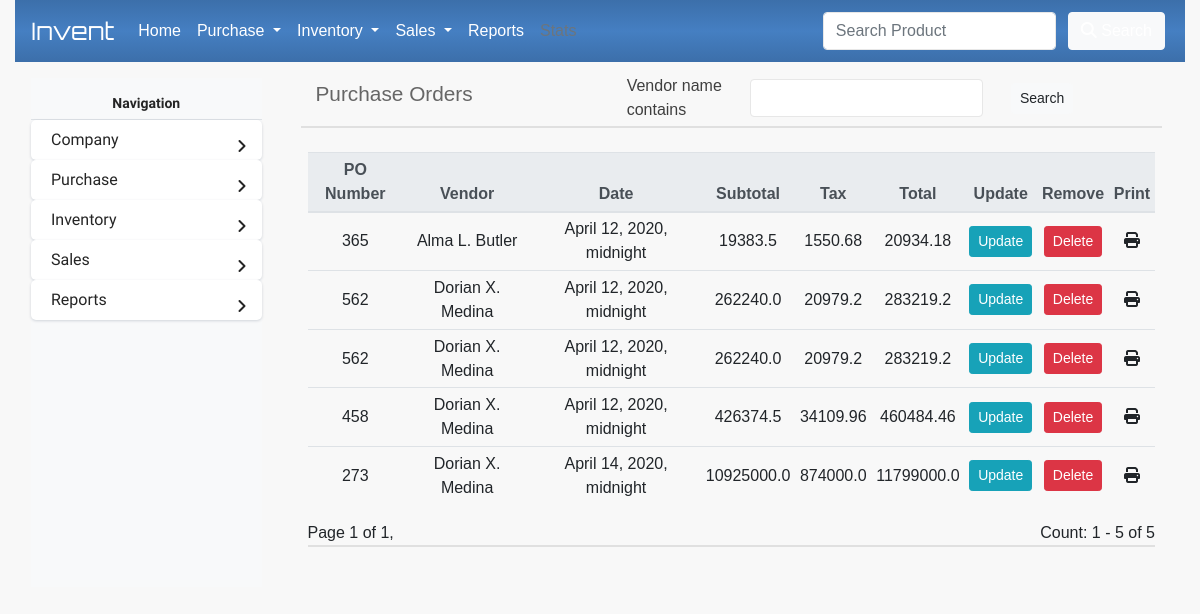
The app's page /purchase_orders/, older data.
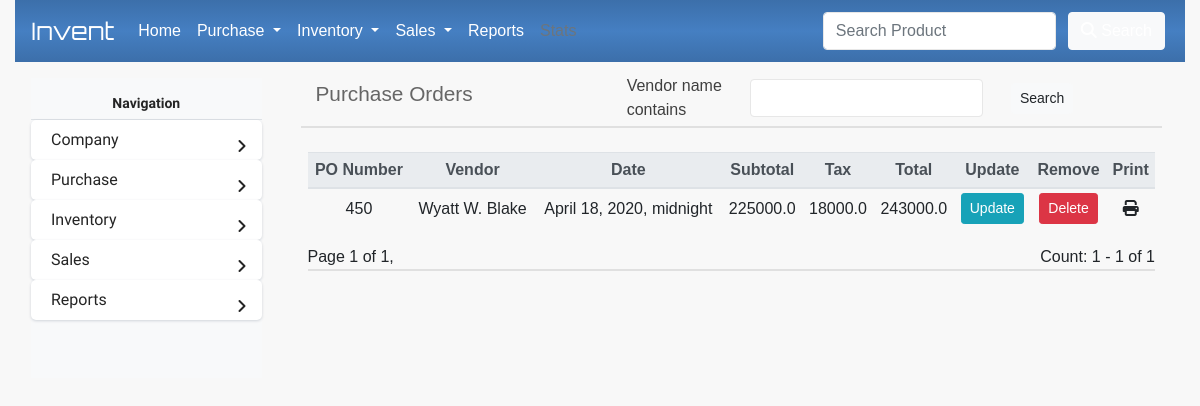
The same page, newer data.
### InvManage/models.py (models this page shows)
class PurchaseOrder(models.Model):
    vendor = models.ForeignKey(Vendor,on_delete=models.CASCADE)
    date = models.DateTimeField(default=timezone.now,null=True, blank=True)
    po = models.IntegerField()
    discount = models.FloatField(default=0,null=True)
    tax = models.FloatField(default=0,null=True)
    paid = models.FloatField(default=0,null=True)
    balance = models.FloatField(default=0,null=True)
    subtotal = models.FloatField(default=0,null=True)
    taxtotal = models.FloatField(default=0,null=True)
    ordertotal = models.FloatField(default=0,null=True)

class Vendor(models.Model):
    name = models.CharField(max_length=100)
    identifier = models.CharField(null=True, blank=True,max_length=100)
    phone = models.CharField(max_length=100, null=True, blank=True)
    address = models.TextField(null=True, blank=True)
    email = models.CharField(null=True, blank=True,max_length=100)
    location = models.CharField(null=True, blank=True,max_length=100)
    def __str__(self):
        return self.name

### InvManage/views.py (the view)
# urls.py: path('purchase_orders/',display_purchase_orders_view, name='purchase_orders'),
def display_purchase_orders_view(request):
	if request.method == 'GET':
		pos = PurchaseOrder.objects.all()
		myFilter = PurchaseOrderFilter(request.GET, queryset=pos)
		pos = myFilter.qs
		number_of_vendors = len(pos)
		paginator = Paginator(pos,15)
		page_number = request.GET.get('page')
		page_obj = paginator.get_page(page_number)
		return render(request, 'purchase_order/purchase_orders.html',{'page_obj':page_obj,'myFilter':myFilter, 'n_prod': number_of_vendors})

### InvManage/templates/purchase_order/purchase_orders.html (shortened to what this page needs)
{% extends 'base.html' %}
{% load template_helpers %}
{% load static %}
{% block title %}
  <div class="m-2">
    <div class="d-flex align-items-center row">
        <div class="col-sm-4">
          <h2 class="mr-auto label-head">Purchase Orders</h2>
        </div>
        <div class="col-sm-8">
          <form class="form-inline" id="poFilterForm" action="" method="GET">
              <div class="col-sm-9">
              {% for field in myFilter.form %}
                <div class="form-group form-row m-1">
                    <div class="col-sm-4">
                        <label>{{ field.label }}</label>
                    </div>
                    <div class="col-sm-8">
                        {{ field }}
                    </div>
                </div>
              </div>
                {% endfor %}
                  <button class="btn btn-sm btn-light" type="submit">Search</button>
          </form>
        </div>
    </div>
  </div>
{% endblock title %}
{% block contents %}
    <table class="table table-sm">
        <thead class="thead-light">
        <tr>
            <th scope="col">PO Number</th>
            <th scope="col">Vendor</th>
            <th scope="col">Date</th>
            <th scope="col">Subtotal</th>
            <th scope="col">Tax</th>
            <th scope="col">Total</th>
            <th scope="col">Update</th>
            <th scope="col">Remove</th>
            <th scope="col">Print</th>
        </tr>
        </thead>
        <tbody>
            {% for po in page_obj %}
            <tr>
                <td class="po_name">{{ po.po }}</td>
                <td>{{ po.vendor }}</td>
                <td>{{ po.date }}</td>
                <td>{{ po.subtotal }}</td>
                <td>{{ po.taxtotal }}</td>
                <td>{{ po.ordertotal }}</td>
                <td><a href="{% url 'update_purchase_order' po.id %}" class="btn btn-sm btn-info">Update</a></td>
                <td><a href="" class="btn btn-sm btn-danger" data-toggle="modal" data-target="#delModal" data-del_url="{% url 'delete_purchase_order' po.id %}" data-vend_name="{{ po.name }}" data-vend_id="{{ po.id }}">Delete</a></td>
                <td><a onclick="printInvoice(this)" data-print_url="{% url 'print_purchase_order' po.id %}" data-po_id="{{ po.id }}" style="font-size: 1em; cursor: pointer;"><i class="fas fa-print"></i></a></td>
            </tr>
            {% endfor %}
        </tbody>
    </table>
    <div class="d-flex">
      <div class="pagination mr-auto">
        <span class="step-links">
          <span class="current">
            Page {{ page_obj.number }} of {{ page_obj.paginator.num_pages }},
          </span>
        </span>
      </div>
      <div>
        Count: {{ page_obj.start_index }} - {{ page_obj.end_index }} of {{ n_prod }}
      </div>
    </div>
{% endblock %}

### InvManage/templates/base.html (shortened to what this page needs)
{% load static %}
<!DOCTYPE html>
<html>
<head>
		<link rel="stylesheet" href="{% static 'sidebar.css' %}">
		<link rel="stylesheet" href="{% static 'main.css' %}">
		<link rel="stylesheet" href="{% static 'bootstrap.min.css' %}">
		{% load static %}
		<link rel="stylesheet" href="{% static 'dropzone.css' %}">
</head>
<body>
	<div class="container col-sm-12">
		{% include "navbar/navbar.html" %}
	</div>
	<div class="container col-sm-12 row">
		<div class="col-sm-3 sidebar">
			{% include "crud/sidebar.html" %}
		</div>
		<div class="col-sm-9 workarea">
			{% block title %}
			{% endblock %}
			{% block contents %}
			{% endblock %}
		</div>
</body>
</html>

### InvManage/templates/navbar/navbar.html (shortened to what this page needs)
  <nav class="navbar navbar-expand-lg">
  <a class="navbar-brand app-name" href="#">Invent</a>
  <div class="collapse navbar-collapse" id="navbarSupportedContent">
    <ul class="navbar-nav mr-auto">
      <li class="nav-item active">
        <a class="nav-link" href="#">Home<span class="sr-only">(current)</span></a>
      </li>
      {% include "navbar/purchase.html" %}
      {% include "navbar/storage.html" %}
      {% include "navbar/sales.html" %}
      <li class="nav-item">
        <a class="nav-link" href="#">Reports</a>
      </li>
      <li class="nav-item">
        <a class="nav-link disabled" href="#">Stats</a>
      </li>
    </ul>
    <form class="form-inline my-2 my-lg-0">
      <input class="form-control mr-sm-2" type="search" placeholder="Search Product" aria-label="Search">
      <button class="btn btn-light my-2 my-sm-0 m-1" type="submit"><i class="fas fa-search"></i> Search</button>
    </form>
  </div>

### InvManage/templates/navbar/purchase.html (shortened to what this page needs)
<li class="nav-item dropdown">
    <a class="nav-link dropdown-toggle" href="#" id="navbarDropdown" role="button" data-toggle="dropdown" aria-haspopup="true" aria-expanded="false">
      Purchase
    </a>
  </li>

### InvManage/templates/navbar/storage.html (shortened to what this page needs)
<li class="nav-item dropdown">
    <a class="nav-link dropdown-toggle" href="#" id="navbarDropdown" role="button" data-toggle="dropdown" aria-haspopup="true" aria-expanded="false">
      Inventory
    </a>
  </li>

### InvManage/templates/navbar/sales.html (shortened to what this page needs)
<li class="nav-item dropdown">
    <a class="nav-link dropdown-toggle" href="#" id="navbarDropdown" role="button" data-toggle="dropdown" aria-haspopup="true" aria-expanded="false">
      Sales
    </a>
  </li>

### InvManage/templates/crud/sidebar.html (shortened to what this page needs)
<div class="card h-100 bg-light">
<div class="sidebar-menu h-100 bg-light">
    <ul style="list-style-type:none;">
      <li class="header-menu border-bottom" style="text-align: center;">
        <span>Navigation</span>
      </li>
      <li class="sidebar-dropdown">
        <a id="company" href="#">
          <span>Company</span>
        </a>
      </li>
      <li class="sidebar-dropdown">
        <a id="purchase" href="#">
          <span>Purchase</span>
        </a>
      </li>
      <li class="sidebar-dropdown">
        <a id="inventory" href="#">
          <span>Inventory</span>
        </a>
      </li>
      <li class="sidebar-dropdown">
        <a id="sales" href="#">
          <span>Sales</span>
        </a>
      </li>
      <li class="sidebar-dropdown">
        <a id="reports" href="#">
          <span>Reports</span>
        </a>
      </li>
    </ul>
  </div>
</div>

### InventoryManagement/assets/css/sidebar.css (style rules this page uses)
body { font-size: 0.9rem; }
.sidebar-menu { padding-bottom: 10px; font-family: 'Comfortaa', cursive; font-size: 1em; color: #252525; }
.sidebar-menu .header-menu span { font-weight: bold; font-size: 14px; padding: 15px 20px 5px 20px; display: inline-block; }
.sidebar-menu ul li a { display: inline-block; width: 100%; text-decoration: none; position: relative; padding: 8px 30px 8px 20px; color: #252525; }
.sidebar-dropdown { background-color: #ffffff; border-radius: 5px; -webkit-box-shadow: 0 1px 2.94px 0.06px rgba(4,26,55,0.16); box-shadow: 0 1px 2.94px 0.06px rgba(4,26,55,0.16); border: none; -webkit-transition: all 0.3s ease-in-out; transition: all 0.3s ease-in-out; font-family: 'Comfortaa', cursive; list-style-type: none; }
.sidebar-menu .sidebar-dropdown > a:after { font-family: "Font Awesome 5 Free"; font-weight: 900; content: "\f105"; font-style: normal; display: inline-block; font-style: normal; font-variant: normal; text-rendering: auto; -webkit-font-smoothing: antialiased; -moz-osx-font-smoothing: grayscale; text-align: center; background: 0 0; position: absolute; right: 15px; top: 14px; }

### InvManage/templates/base.html (style rules this page uses)
.app-name { font-family: 'Orbitron', sans-serif; font-size: 1.5em; }
div.card { background-color: #FFFFFF; padding:0; border: none; margin: 1em; }
.d-flex { border-bottom: 2px solid #e0e0e0; margin-bottom: 1.5em; }
body { font-family: Verdana, Geneva, Tahoma, sans-serif; font-size: 1em; background-color: #f8f8f8; }
.card { background: linear-gradient(45deg,#ffffff,#ffffff); }
ul { list-style-type: none; padding-inline-start: 0px; }
.label-head { color: #666666; font-family: Verdana, Geneva, Tahoma, sans-serif; font-size: 1.3em; }
label, .collapsable_card_header { margin: 0; color: #3f3f3f; font-size: 1em; font-family: Verdana, Geneva, Tahoma, sans-serif; }
.workarea { background-color: linear-gradient(#84c0da, #f6fcff); }
.form-control { background-color: #ffffff; border-style: solid; border-color: #e7e7e7; }
.table td, .table th, .table input { text-align: center; vertical-align: middle; font-family: Verdana, Geneva, Tahoma, sans-serif; }

### InvManage/templates/navbar/navbar.html (style rules this page uses)
.navbar { background: linear-gradient(180deg,#3c6faa,#457fc2,#3c6faa); color: white; }
.navbar * { color: rgb(255, 255, 255); }

Row changes from the older to the newer data that the page shows:
removed PurchaseOrder: po "365", vendor "Alma L. Butler", date "April 12, 2020, midnight", subtotal "19383.5", taxtotal "1550.68", ordertotal "20934.18"
removed PurchaseOrder: po "562", vendor "Dorian X. Medina", date "April 12, 2020, midnight", subtotal "262240.0", taxtotal "20979.2", ordertotal "283219.2"
removed PurchaseOrder: po "562", vendor "Dorian X. Medina", date "April 12, 2020, midnight", subtotal "262240.0", taxtotal "20979.2", ordertotal "283219.2"
removed PurchaseOrder: po "458", vendor "Dorian X. Medina", date "April 12, 2020, midnight", subtotal "426374.5", taxtotal "34109.96", ordertotal "460484.46"
removed PurchaseOrder: po "273", vendor "Dorian X. Medina", date "April 14, 2020, midnight", subtotal "10925000.0", taxtotal "874000.0", ordertotal "11799000.0"
added PurchaseOrder: po "450", vendor "Wyatt W. Blake", date "April 18, 2020, midnight", subtotal "225000.0", taxtotal "18000.0", ordertotal "243000.0"
Text that changed along with them:
{{ page_obj.end_index }}: "5" → "1"
{{ n_prod }}: "5" → "1"
